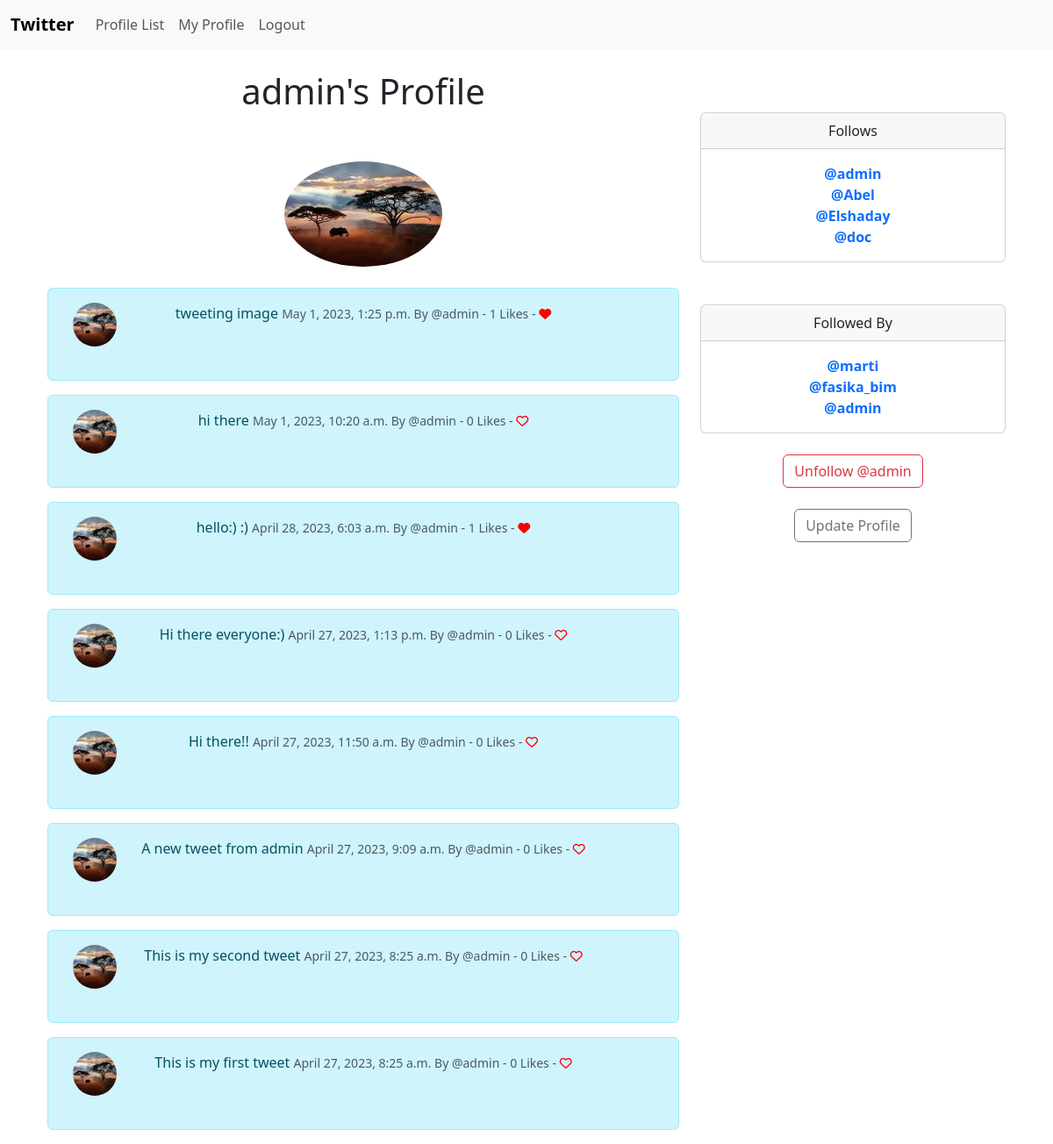
The page /profile/1 (signed in) on the database as committed earlier.
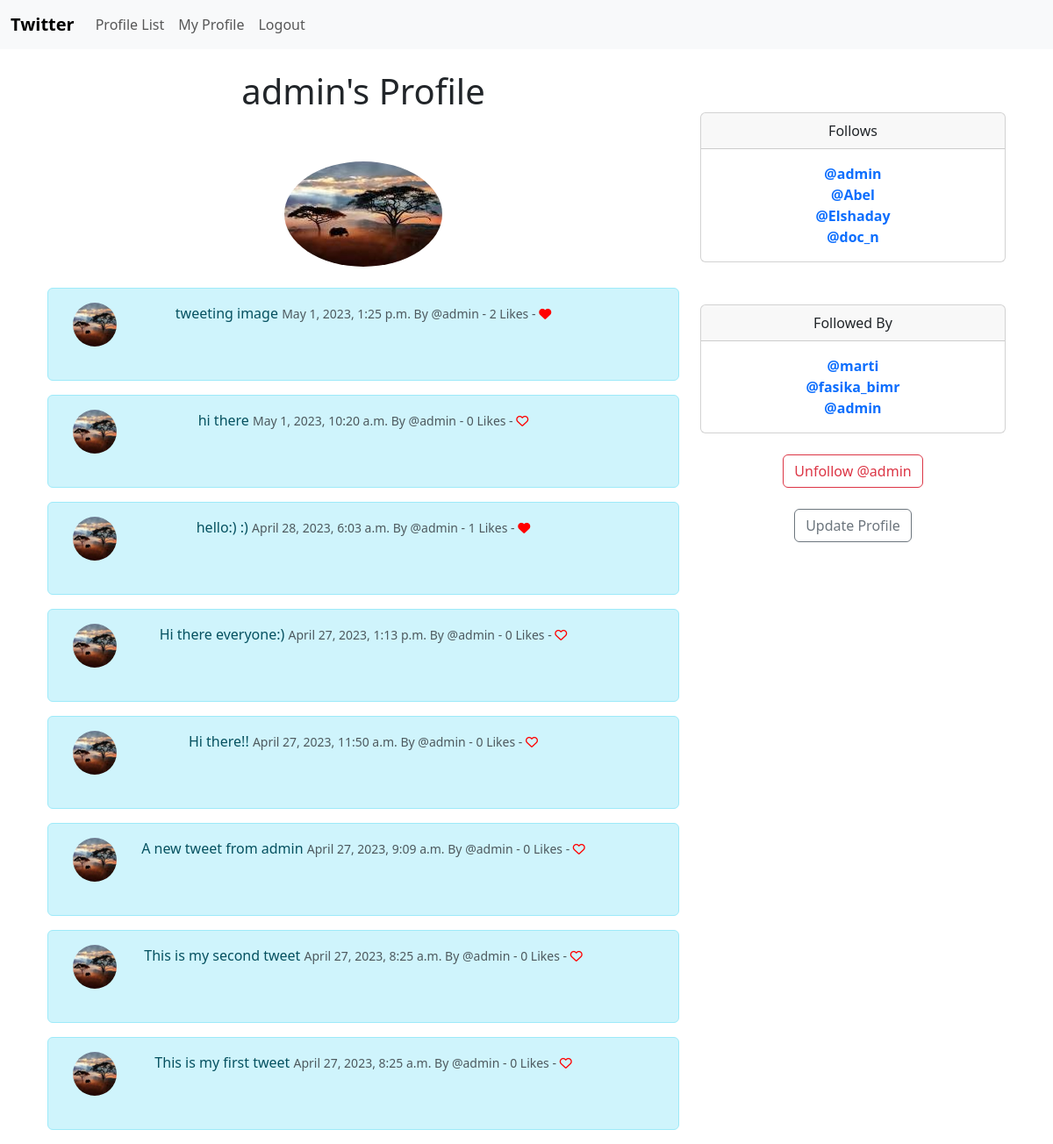
The same page on the database as committed later.
### twitterC/models.py (models this page shows, shortened)
class Tweet(models.Model):
	user = models.ForeignKey(
		User, related_name="tweets",
		on_delete=models.DO_NOTHING
		)
	body = models.CharField(max_length=200)
	created_at = models.DateTimeField(auto_now_add=True)
	likes = models.ManyToManyField(User, related_name="tweet_like", blank=True)
	def number_of_likes(self):
		return self.likes.count()

class Profile(models.Model):
	user = models.OneToOneField(User,on_delete = models.CASCADE)
	follows = models.ManyToManyField("self",
	related_name = "followed_by",
	symmetrical = False,
	blank = True)
	date_modified = models.DateTimeField(User, auto_now=True)
	profile_image = models.ImageField(null=True, blank=True, upload_to="images/")
	def __str__(self):
		return self.user.username

### twitterC/views.py (the view, shortened to what this page needs)
# urls.py: path('profile/<int:pk>', views.profile, name='profile'),
def profile(request, pk):
    if request.user.is_authenticated:
        profile = Profile.objects.get(user_id=pk)
        tweets = Tweet.objects.filter(user_id=pk).order_by("-created_at")
        return render(request, 'profile.html', {"profile":profile, "tweets":tweets})
    else:
        messages.success(request, ("You must first log in to view this page."))
        return redirect('home')

### twitterC/templates/profile.html (shortened to what the changed rows need)
{% extends  'base.html' %}
{% load static %}
{% block content %}
{% if profile %}
    <div class="container text-center">
        <div class="row">
            <div class="col-8">
                <h1>{{ profile.user.username }}'s Profile</h1>
                <br><br>
                {% if profile.profile_image %}
				<br/><br/>
				{% endif %}
                {% if tweets %}
                    {% for tweet in tweets %}
                        <div class="alert alert-info" role="alert">
                            <div class="container">
                                <div class="row">
                                    <div class="col-1">
                                        {% if profile.profile_image %}
                                        <img src="{{ profile.profile_image.url }}" width=50 height=50 class="rounded-circle" alt="{{ profile.user.username }}">
                                        {% else %}
                                        <img src="{% static 'images/default_profile_pic.png' %}" width=50 height=50 class="rounded-circle" alt="{{ profile.user.username }}">
                                        {% endif %}
                                    </div>
                                    <div class="col-10">
                                        {{ tweet.body }}
                                        <small class="text-muted">
                                            {{ tweet.created_at}} By
                                            @{{ tweet.user.username }}
                                            - {{ tweet.number_of_likes }} Likes -
                                            {% if user in tweet.likes.all %}
                                                <a href="{% url 'tweet_like' tweet.id %}"><i class="fa fa-heart" style="color:red"></i></a>
                                            {% else %}
                                                <a href="{% url 'tweet_like' tweet.id %}"><i class="fa fa-heart-o" style="color:red"></i></a>
                                            {% endif %}
                                        </small>
                                    </div> <br><br><br>
                                </div>
                            </div>
                        </div>
                    {% endfor %}
                 {% endif %}
            </div>
            <div class="col-4">
                <br><br>
                <div class="card">
                    <div class="card-body">
                      <p class="card-text">
                          {% for following in profile.follows.all %}
                              <a href="{% url 'profile' following.user.id %}">
                                  @{{ following }}</a><br/>
                          {% endfor %}
                      </p>
                    </div>
                </div>
                <br><br>
                <div class="card">
                    <div class="card-body">
                      <p class="card-text">
                          {% for following in profile.followed_by.all %}
                              <a href="{% url 'profile' following.user.id %}">
                                  @{{ following }}</a><br/>
                          {% endfor %}
                      </p>
                    </div>
                </div>
                <br>
                <br/>
            </div>
        </div>
    </div>
{% endif %}
{% endblock %}

Rows that differ between the two databases and show on the page:
computed for Tweet "tweeting image": number_of_likes "1" → "2"
changed Profile: user.username "doc" → "doc_n"
changed Profile: user.username "fasika_bim" → "fasika_bimr"
